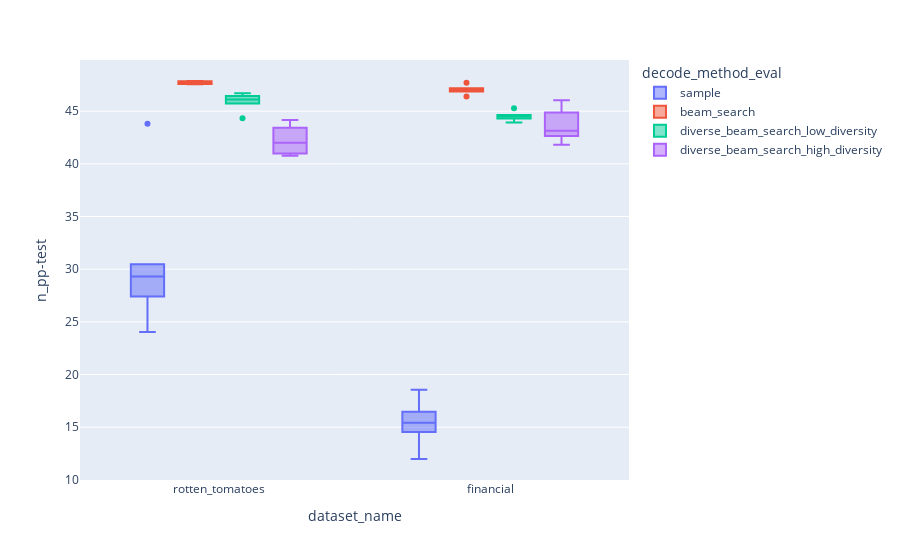

Notebook cell for this chart:
### Markdown cell above
Observations 
* Lots of variance on these runs, some more than others 
* Beam search performed the best on each dataset
* Many runs just "fail" for some seeds (lots of variability)

### Code cell
px.box(res_df, x= 'dataset_name', y='n_pp-test', color='decode_method_eval')

### Figure 1 — Plotly figure (JSON) as saved in the notebook; plotly's stock layout.template omitted (floating-point values rounded to 4 significant figures)
{"data": [{"alignmentgroup": "True", "hovertemplate": "decode_method_eval=sample<br>dataset_name=%{x}<br>n_pp-test=%{y}<extra></extra>", "legendgroup": "sample", "marker": {"color": "#636efa"}, "name": "sample", "notched": false, "offsetgroup": "sample", "orientation": "v", "showlegend": true, "type": "box", "x": ["rotten_tomatoes", "rotten_tomatoes", "rotten_tomatoes", "rotten_tomatoes", "rotten_tomatoes", "rotten_tomatoes", "financial", "financial", "financial", "financial", "financial", "financial"], "x0": " ", "xaxis": "x", "y": [30.4, 28.23, 30.47, 27.41, 24.03, 43.8, 18.56, 15.65, 15.21, 16.48, 11.98, 14.53], "y0": " ", "yaxis": "y"}, {"alignmentgroup": "True", "hovertemplate": "decode_method_eval=beam_search<br>dataset_name=%{x}<br>n_pp-test=%{y}<extra></extra>", "legendgroup": "beam_search", "marker": {"color": "#EF553B"}, "name": "beam_search", "notched": false, "offsetgroup": "beam_search", "orientation": "v", "showlegend": true, "type": "box", "x": ["rotten_tomatoes", "rotten_tomatoes", "rotten_tomatoes", "rotten_tomatoes", "rotten_tomatoes", "rotten_tomatoes", "financial", "financial", "financial", "financial", "financial", "financial"], "x0": " ", "xaxis": "x", "y": [47.55, 47.85, 47.7, 47.86, 47.84, 47.58, 46.39, 46.93, 47.18, 47.03, 47.69, 46.87], "y0": " ", "yaxis": "y"}, {"alignmentgroup": "True", "hovertemplate": "decode_method_eval=diverse_beam_search_low_diversity<br>dataset_name=%{x}<br>n_pp-test=%{y}<extra></extra>", "legendgroup": "diverse_beam_search_low_diversity", "marker": {"color": "#00cc96"}, "name": "diverse_beam_search_low_diversity", "notched": false, "offsetgroup": "diverse_beam_search_low_diversity", "orientation": "v", "showlegend": true, "type": "box", "x": ["rotten_tomatoes", "rotten_tomatoes", "rotten_tomatoes", "rotten_tomatoes", "rotten_tomatoes", "rotten_tomatoes", "financial", "financial", "financial", "financial", "financial", "financial"], "x0": " ", "xaxis": "x", "y": [46.71, 46.27, 45.73, 44.32, 45.95, 46.43, 44.45, 43.92, 44.65, 44.57, 45.27, 44.31], "y0": " ", "yaxis": "y"}, {"alignmentgroup": "True", "hovertemplate": "decode_method_eval=diverse_beam_search_high_diversity<br>dataset_name=%{x}<br>n_pp-test=%{y}<extra></extra>", "legendgroup": "diverse_beam_search_high_diversity", "marker": {"color": "#ab63fa"}, "name": "diverse_beam_search_high_diversity", "notched": false, "offsetgroup": "diverse_beam_search_high_diversity", "orientation": "v", "showlegend": true, "type": "box", "x": ["rotten_tomatoes", "rotten_tomatoes", "rotten_tomatoes", "rotten_tomatoes", "rotten_tomatoes", "rotten_tomatoes", "financial", "financial", "financial", "financial", "financial", "financial"], "x0": " ", "xaxis": "x", "y": [44.17, 43.42, 41.91, 40.76, 40.99, 42.09, 42.65, 46.03, 44.86, 42.77, 41.81, 43.51], "y0": " ", "yaxis": "y"}], "layout": {"boxmode": "group", "legend": {"title": {"text": "decode_method_eval"}, "tracegroupgap": 0}, "margin": {"t": 60}, "xaxis": {"anchor": "y", "domain": [0, 1], "title": {"text": "dataset_name"}}, "yaxis": {"anchor": "x", "domain": [0, 1], "title": {"text": "n_pp-test"}}}}
